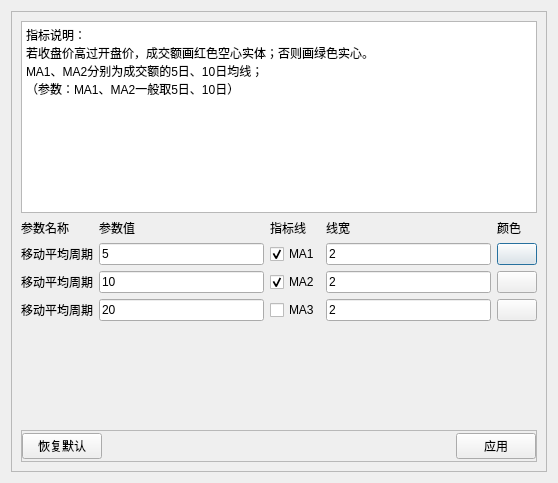
<?xml version="1.0" encoding="UTF-8"?>
<ui version="4.0">
 <class>AmountSettingDialog</class>
 <widget class="QDialog" name="AmountSettingDialog">
  <property name="geometry">
   <rect>
    <x>0</x>
    <y>0</y>
    <width>558</width>
    <height>483</height>
   </rect>
  </property>
  <property name="windowTitle">
   <string>指标设置</string>
  </property>
  <layout class="QVBoxLayout" name="verticalLayout_2">
   <item>
    <widget class="QFrame" name="frame_center">
     <property name="frameShape">
      <enum>QFrame::StyledPanel</enum>
     </property>
     <property name="frameShadow">
      <enum>QFrame::Raised</enum>
     </property>
     <layout class="QVBoxLayout" name="verticalLayout">
      <item>
       <widget class="QPlainTextEdit" name="plainTextEdit">
        <property name="sizePolicy">
         <sizepolicy hsizetype="Expanding" vsizetype="Preferred">
          <horstretch>0</horstretch>
          <verstretch>0</verstretch>
         </sizepolicy>
        </property>
        <property name="readOnly">
         <bool>true</bool>
        </property>
        <property name="plainText">
         <string>指标说明：
若收盘价高过开盘价，成交额画红色空心实体；否则画绿色实心。
MA1、MA2分别为成交额的5日、10日均线；
（参数：MA1、MA2一般取5日、10日）
</string>
        </property>
       </widget>
      </item>
      <item>
       <layout class="QGridLayout" name="gridLayout">
        <item row="0" column="0">
         <widget class="QLabel" name="label_title_para_name">
          <property name="text">
           <string>参数名称</string>
          </property>
         </widget>
        </item>
        <item row="0" column="1">
         <widget class="QLabel" name="label_title_para_value">
          <property name="text">
           <string>参数值</string>
          </property>
         </widget>
        </item>
        <item row="0" column="2">
         <widget class="QLabel" name="label_title_indicators">
          <property name="sizePolicy">
           <sizepolicy hsizetype="Preferred" vsizetype="Preferred">
            <horstretch>0</horstretch>
            <verstretch>0</verstretch>
           </sizepolicy>
          </property>
          <property name="text">
           <string>指标线</string>
          </property>
         </widget>
        </item>
        <item row="0" column="3">
         <widget class="QLabel" name="label_title_line_width">
          <property name="text">
           <string>线宽</string>
          </property>
         </widget>
        </item>
        <item row="0" column="4">
         <widget class="QLabel" name="label_title_line_color">
          <property name="text">
           <string>颜色</string>
          </property>
         </widget>
        </item>
        <item row="1" column="0">
         <widget class="QLabel" name="label_title_ma_period">
          <property name="text">
           <string>移动平均周期</string>
          </property>
         </widget>
        </item>
        <item row="1" column="1">
         <widget class="QLineEdit" name="lineEdit_ma_period">
          <property name="text">
           <string>5</string>
          </property>
         </widget>
        </item>
        <item row="1" column="2">
         <widget class="QCheckBox" name="checkBox_ma">
          <property name="text">
           <string>MA1</string>
          </property>
          <property name="checked">
           <bool>true</bool>
          </property>
         </widget>
        </item>
        <item row="1" column="3">
         <widget class="QLineEdit" name="lineEdit_line_width">
          <property name="text">
           <string>2</string>
          </property>
         </widget>
        </item>
        <item row="1" column="4">
         <widget class="QPushButton" name="btn_color">
          <property name="text">
           <string/>
          </property>
         </widget>
        </item>
        <item row="2" column="0">
         <widget class="QLabel" name="label_title_ma_period_1">
          <property name="text">
           <string>移动平均周期</string>
          </property>
         </widget>
        </item>
        <item row="2" column="1">
         <widget class="QLineEdit" name="lineEdit_ma_period_1">
          <property name="text">
           <string>10</string>
          </property>
         </widget>
        </item>
        <item row="2" column="2">
         <widget class="QCheckBox" name="checkBox_ma_1">
          <property name="text">
           <string>MA2</string>
          </property>
          <property name="checked">
           <bool>true</bool>
          </property>
         </widget>
        </item>
        <item row="2" column="3">
         <widget class="QLineEdit" name="lineEdit_line_width_1">
          <property name="text">
           <string>2</string>
          </property>
         </widget>
        </item>
        <item row="2" column="4">
         <widget class="QPushButton" name="btn_color_1">
          <property name="text">
           <string/>
          </property>
         </widget>
        </item>
        <item row="3" column="0">
         <widget class="QLabel" name="label_title_ma_period_2">
          <property name="text">
           <string>移动平均周期</string>
          </property>
         </widget>
        </item>
        <item row="3" column="1">
         <widget class="QLineEdit" name="lineEdit_ma_period_2">
          <property name="text">
           <string>20</string>
          </property>
         </widget>
        </item>
        <item row="3" column="2">
         <widget class="QCheckBox" name="checkBox_ma_2">
          <property name="text">
           <string>MA3</string>
          </property>
         </widget>
        </item>
        <item row="3" column="3">
         <widget class="QLineEdit" name="lineEdit_line_width_2">
          <property name="text">
           <string>2</string>
          </property>
         </widget>
        </item>
        <item row="3" column="4">
         <widget class="QPushButton" name="btn_color_2">
          <property name="text">
           <string/>
          </property>
         </widget>
        </item>
       </layout>
      </item>
      <item>
       <spacer name="verticalSpacer">
        <property name="orientation">
         <enum>Qt::Vertical</enum>
        </property>
        <property name="sizeHint" stdset="0">
         <size>
          <width>20</width>
          <height>40</height>
         </size>
        </property>
       </spacer>
      </item>
      <item>
       <widget class="QFrame" name="frame_title_bottom">
        <property name="minimumSize">
         <size>
          <width>0</width>
          <height>32</height>
         </size>
        </property>
        <property name="maximumSize">
         <size>
          <width>16777215</width>
          <height>32</height>
         </size>
        </property>
        <property name="frameShape">
         <enum>QFrame::StyledPanel</enum>
        </property>
        <property name="frameShadow">
         <enum>QFrame::Raised</enum>
        </property>
        <layout class="QHBoxLayout" name="horizontalLayout_2">
         <property name="leftMargin">
          <number>0</number>
         </property>
         <property name="topMargin">
          <number>0</number>
         </property>
         <property name="rightMargin">
          <number>0</number>
         </property>
         <property name="bottomMargin">
          <number>0</number>
         </property>
         <item>
          <widget class="QPushButton" name="btn_reset">
           <property name="text">
            <string>恢复默认</string>
           </property>
          </widget>
         </item>
         <item>
          <spacer name="horizontalSpacer_2">
           <property name="orientation">
            <enum>Qt::Horizontal</enum>
           </property>
           <property name="sizeHint" stdset="0">
            <size>
             <width>40</width>
             <height>20</height>
            </size>
           </property>
          </spacer>
         </item>
         <item>
          <widget class="QPushButton" name="btn_apply">
           <property name="text">
            <string>应用</string>
           </property>
          </widget>
         </item>
        </layout>
       </widget>
      </item>
     </layout>
    </widget>
   </item>
  </layout>
 </widget>
 <resources/>
 <connections/>
</ui>
